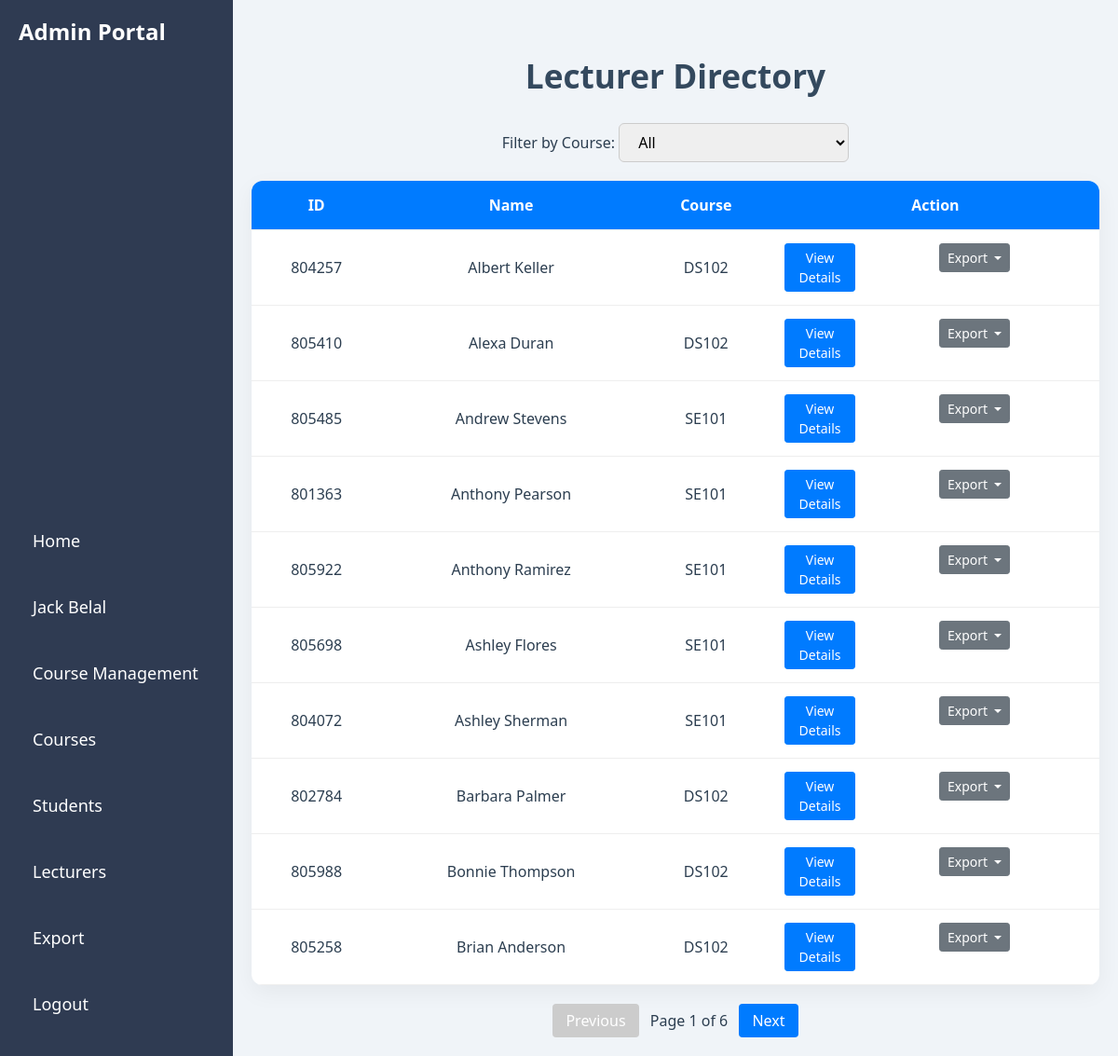
The page /admin/lecturers on the database its author committed.
### tables this page shows
CREATE TABLE lecturer_assignments (
    lecturer_id TEXT,
    lecturer_name TEXT,
    course_code TEXT,
    module_code TEXT,
    module_week TEXT
);

### app.py (the view)
@app.route('/admin/lecturers')
def admin_lecturers():
    conn = sqlite3.connect('courses.db')
    conn.row_factory = sqlite3.Row
    cur = conn.cursor()
    cur.execute("""
        SELECT lecturer_id, lecturer_name, course_code, module_code, module_week
        FROM lecturer_assignments
        ORDER BY lecturer_name, module_code, module_week
    """)
    rows = cur.fetchall()
    conn.close()
    lecturers = {}
    for row in rows:
        lid = row['lecturer_id']
        if lid not in lecturers:
            lecturers[lid] = {
                'id': row['lecturer_id'],
                'name': row['lecturer_name'],
                'course': row['course_code'],
                'assignments': []
            }
        lecturers[lid]['assignments'].append({
            'module': row['module_code'],
            'week': row['module_week']
        })
    return render_template('lecturers.html', lecturers=list(lecturers.values()))

### templates/lecturers.html (shortened to what this page needs)
<!DOCTYPE html>
<html lang="en">
<head>
  <link rel="stylesheet" href="{{ url_for('static', filename='admin_navbar.css') }}">
  <link rel="stylesheet" href="https://stackpath.bootstrapcdn.com/bootstrap/4.5.2/css/bootstrap.min.css">
</head>
<body>
  {% include 'navbar_admin.html' %}
  <div class="main-content">
    <h1 class="page-title">Lecturer Directory</h1>
    <div class="filter-bar">
      <label for="courseFilter">Filter by Course:</label>
      <select id="courseFilter" onchange="filterLecturers()">
        <option value="all">All</option>
      </select>
    </div>
    <table id="lecturerTable">
      <thead>
        <tr>
          <th>ID</th>
          <th>Name</th>
          <th>Course</th>
          <th>Action</th>
        </tr>
      </thead>
      <tbody>
        {% for lecturer in lecturers %}
        <tr data-course="{{ lecturer.course }}">
          <td>{{ lecturer.id }}</td>
          <td>{{ lecturer.name }}</td>
          <td>{{ lecturer.course }}</td>
          <td>
            <div class="d-flex justify-content-center">
              <a href="/admin/lecturer_dashboard/{{ lecturer.id }}" class="btn btn-primary btn-sm mr-2">View Details</a>
              <div class="dropdown">
                <button class="btn btn-secondary btn-sm dropdown-toggle" type="button" data-toggle="dropdown">
                  Export
                </button>
              </div>
            </div>
          </td>
        </tr>
        {% endfor %}
      </tbody>
    </table>
    <div class="pagination-controls">
      <button onclick="prevPage()" id="prevBtn">Previous</button>
      <span id="pageIndicator">Page 1</span>
      <button onclick="nextPage()" id="nextBtn">Next</button>
    </div>
  </div>
</body>
</html>

### static/admin_navbar.css (style rules this page uses)
* { margin: 0; padding: 0; box-sizing: border-box; }
body { font-family: 'Segoe UI', Tahoma, Geneva, Verdana, sans-serif; display: flex; height: 100vh; background-color: #f0f4f8; }
.dropdown { position: relative; width: 100%; }
.main-content { margin-left: 250px; padding: 20px; flex-grow: 1; position: relative; z-index: 1; }

### templates/lecturers.html (style rules this page uses)
body { font-family: 'Segoe UI', Tahoma, Geneva, Verdana, sans-serif; background-color: #f8f9fc; color: #2c3e50; height: 100vh; display: flex; flex-direction: column; }
.main-content { margin-left: 220px; padding: 50px; display: flex; flex-direction: column; align-items: center; }
.page-title { font-size: 2.2rem; font-weight: 700; color: #34495e; margin-bottom: 30px; }
.filter-bar { margin-bottom: 20px; text-align: center; }
.filter-bar select { padding: 8px 16px; font-size: 16px; border-radius: 6px; border: 1px solid #ccc; }
table { width: 100%; max-width: 1100px; border-collapse: collapse; background-color: #fff; box-shadow: 0 8px 24px rgba(0, 0, 0, 0.05); border-radius: 12px; overflow: hidden; }
th, td { padding: 14px; text-align: center; border-bottom: 1px solid #eee; }
th { background-color: #007bff; color: white; }
.pagination-controls { margin-top: 20px; text-align: center; }
.pagination-controls button { padding: 6px 14px; margin: 0 8px; background-color: #007bff; color: white; border: none; border-radius: 4px; cursor: pointer; }
.pagination-controls button:disabled { background-color: #cccccc; cursor: not-allowed; }

### rows shown on the page
lecturer_assignments: id "804257", name "Albert Keller", course "DS102"
lecturer_assignments: id "805410", name "Alexa Duran", course "DS102"
lecturer_assignments: id "805485", name "Andrew Stevens", course "SE101"
lecturer_assignments: id "801363", name "Anthony Pearson", course "SE101"
lecturer_assignments: id "805922", name "Anthony Ramirez", course "SE101"
lecturer_assignments: id "805698", name "Ashley Flores", course "SE101"
lecturer_assignments: id "804072", name "Ashley Sherman", course "SE101"
lecturer_assignments: id "802784", name "Barbara Palmer", course "DS102"
lecturer_assignments: id "805988", name "Bonnie Thompson", course "DS102"
lecturer_assignments: id "805258", name "Brian Anderson", course "DS102"
